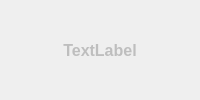
<?xml version="1.0" encoding="UTF-8"?>
<ui version="4.0">
 <class>TipWidget</class>
 <widget class="QWidget" name="TipWidget">
  <property name="windowModality">
   <enum>Qt::WindowModal</enum>
  </property>
  <property name="enabled">
   <bool>false</bool>
  </property>
  <property name="geometry">
   <rect>
    <x>0</x>
    <y>0</y>
    <width>200</width>
    <height>100</height>
   </rect>
  </property>
  <property name="sizePolicy">
   <sizepolicy hsizetype="Preferred" vsizetype="Preferred">
    <horstretch>0</horstretch>
    <verstretch>0</verstretch>
   </sizepolicy>
  </property>
  <property name="minimumSize">
   <size>
    <width>200</width>
    <height>100</height>
   </size>
  </property>
  <property name="maximumSize">
   <size>
    <width>200</width>
    <height>100</height>
   </size>
  </property>
  <property name="windowTitle">
   <string>提示</string>
  </property>
  <property name="windowIcon">
   <iconset>
    <normaloff>TWTools.ico</normaloff>TWTools.ico</iconset>
  </property>
  <property name="autoFillBackground">
   <bool>true</bool>
  </property>
  <layout class="QGridLayout" name="gridLayout">
   <item row="0" column="0">
    <widget class="QLabel" name="label">
     <property name="font">
      <font>
       <pointsize>12</pointsize>
       <weight>75</weight>
       <bold>true</bold>
      </font>
     </property>
     <property name="text">
      <string>TextLabel</string>
     </property>
     <property name="alignment">
      <set>Qt::AlignCenter</set>
     </property>
     <property name="wordWrap">
      <bool>true</bool>
     </property>
    </widget>
   </item>
  </layout>
 </widget>
 <resources/>
 <connections/>
</ui>
